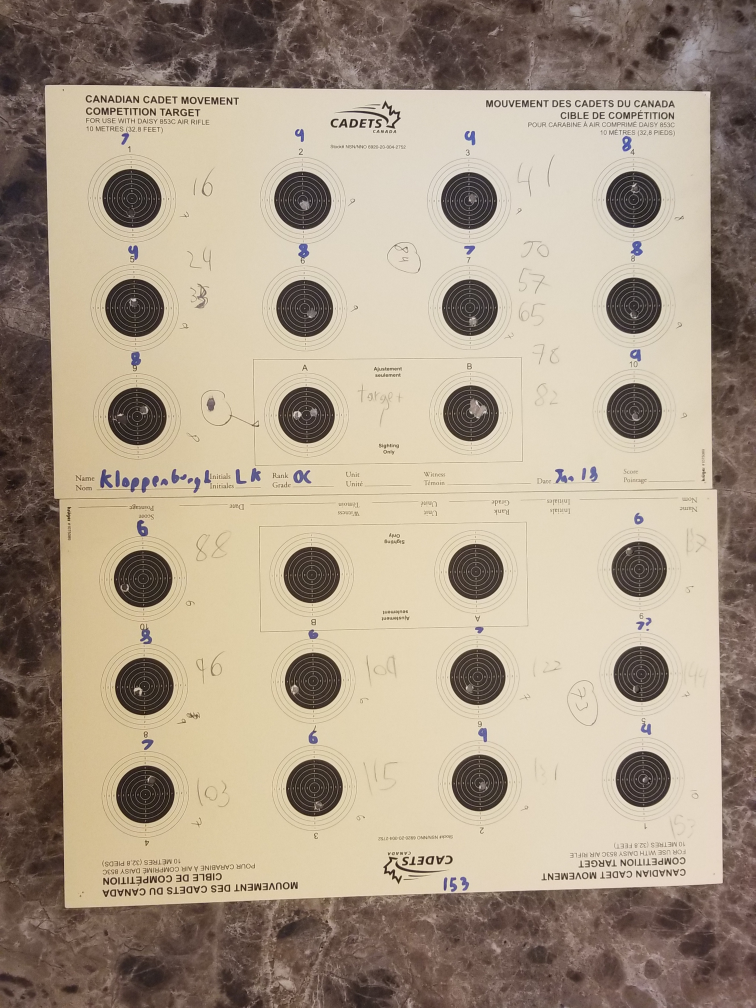
#> input picture Photos/scoresheet_12.jpg, 2268 x 3023 px (shown at 1/3 size)
$ python -i scorer.py   (imports and definitions only)
#> lines starting #> are read from the running program, lines starting #| are printed output that depends on the picture; after the words box and inside, x2 and y2 are one past the last pixel; in counts of white or black regions, pixels touching at a corner belong together
#> further down, picture is the input picture: shape (3023, 2268, 3); mean B, G, R 136.9, 155.9, 171
import numpy as np
import cv2 as cv
from matplotlib import pyplot as plt

# [106 lines left out: functions read_image, read_frame, scoresheet_border, order_points, warped_scoresheet, find_targets, not called in this run]

def find_shots(img):
    #cv.imshow("og", img)
    #img = img[int(img.shape[0] * 1/8):int(img.shape[0] - img.shape[0] * 1/16), :]
    img = img[:, int(img.shape[1] * 1/12):int(img.shape[1] - img.shape[1] * 1/12)]
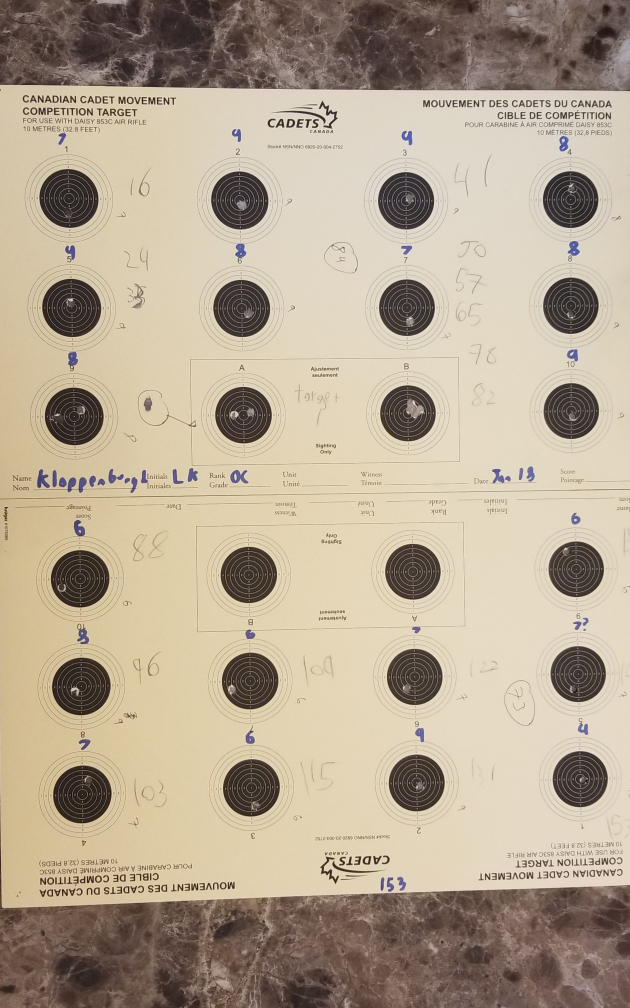
#> img: shape (3023, 1890, 3) (shown at 1/3 size); mean of channels 0, 1, 2 146.6, 167.3, 181.9; drawn as B, G, R
    copy_img = cv.GaussianBlur(img, (5,5), 3)
    copy_img = cv.cvtColor(copy_img, cv.COLOR_BGRA2GRAY)
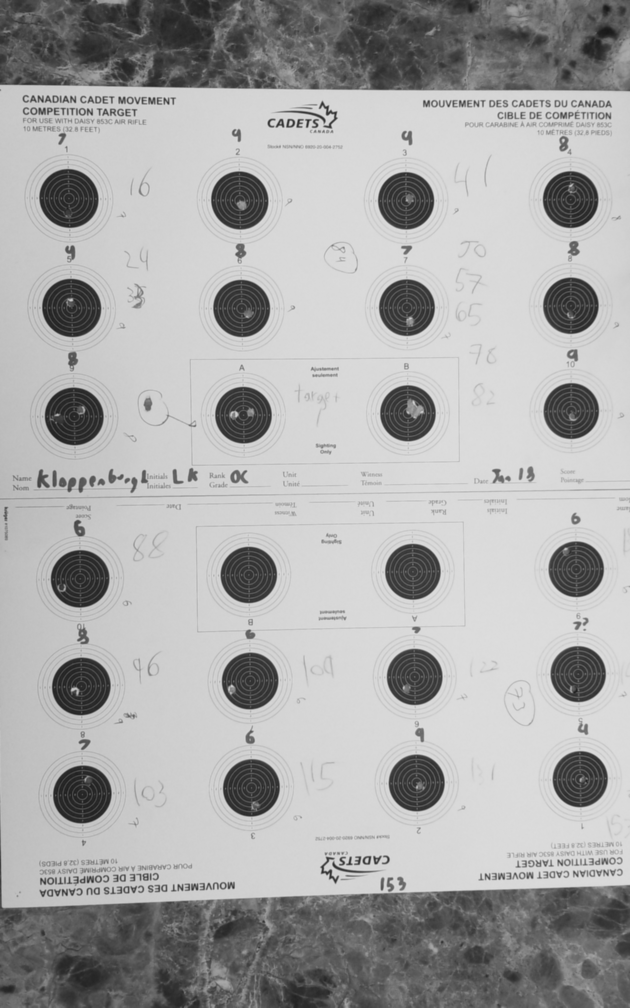
#> copy_img: shape (3023, 1890) (shown at 1/3 size); min 23, max 227, mean 169.4
    copy_img = cv.Canny(copy_img, 50, 150)
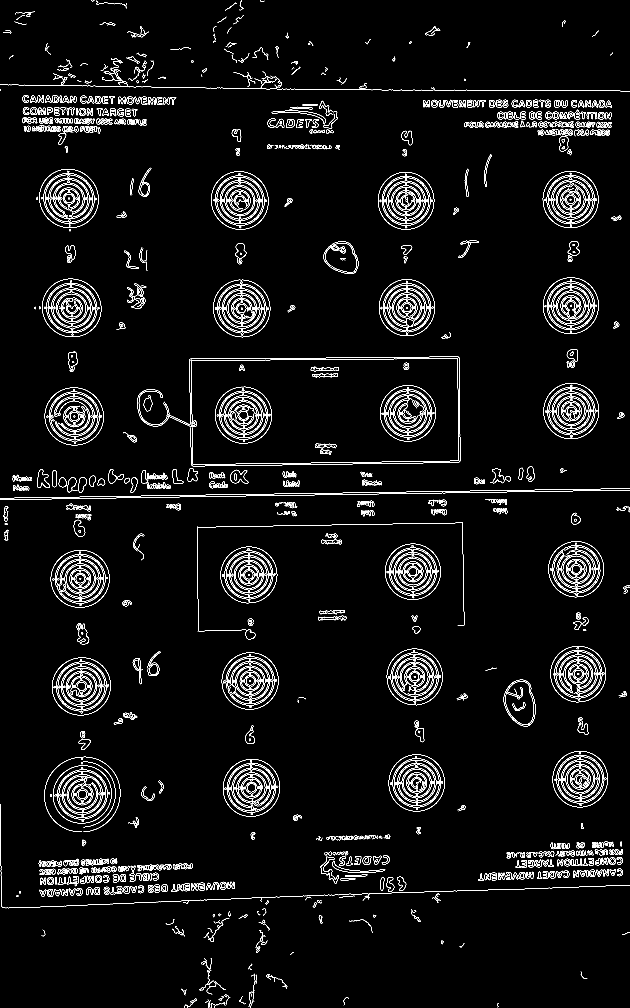
#> copy_img: shape (3023, 1890) (shown at 1/3 size); 3.1% white in thin lines or dots
    #cv.imshow("edited", copy_img)

    ret, thresh = cv.threshold(copy_img, 127, 255, 0)
    contours, hierarchy = cv.findContours(thresh, cv.RETR_TREE, cv.CHAIN_APPROX_SIMPLE)
#> contours = 2538 contours, 1355 with area under 20; largest, box (x1, y1, x2, y2) and area: (117, 507, 296, 684) 24543, (117, 507, 296, 684) 24397, (126, 836, 304, 1011) 24272, (126, 836, 304, 1011) 24126, (134, 1163, 311, 1336) 23914

    for contour in contours:
        (x,y),radius = cv.minEnclosingCircle(contour)
        center = (int(x),int(y))
        radius = int(radius)

        if 4 <= radius <= 5 and 2 * np.pi * radius - cv.arcLength(contour, True) < 10:
            cv.circle(img, center, radius, (0, 255, 0), 1)
#> this loop made 2538 passes
#> (x, y, radius) on passes 6, 8, 14: (628, 3011, 11), (575, 3009, 18), (748, 2998, 22)
        #elif radius >= 15:
            #cv.drawContours(copy_img, [contour], 0, (0, 0, 0), 1)

    return copy_img, img

# [3 lines not run here, left out]

win_name = "Camera Preview"
# [24 lines not run here, left out]

# [10 lines of commented-out code are left out]

>>> import cv2
>>> picture = cv2.imread('Photos/scoresheet_12.jpg')
>>> result = find_shots(picture)
